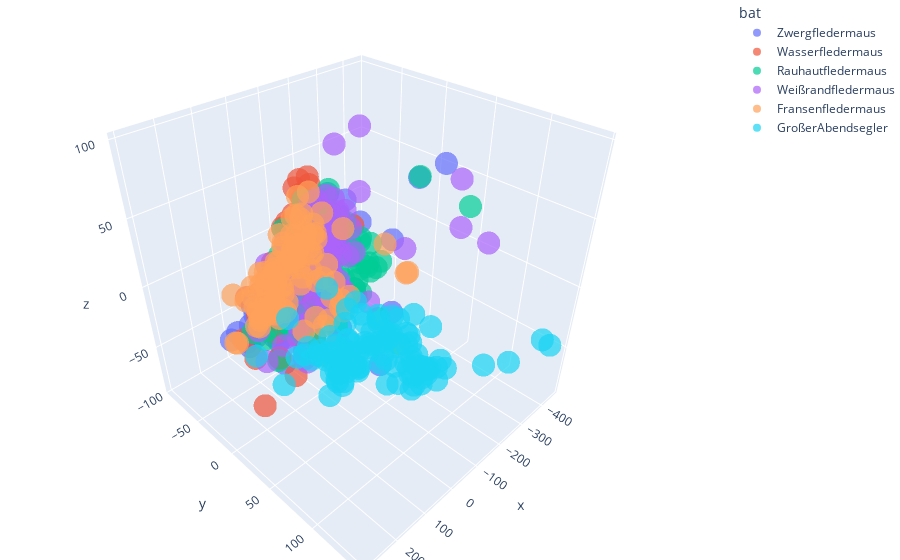

Here is the notebook cell this chart was saved with:
### Markdown cell above
##### Plot 3D PCA exklusive Rauschen

### Code cell
df = px.data.iris()
fig = px.scatter_3d(only_bat_reduced_data_3D, x='x', y='y', z='z', color='bat', 
                    opacity=0.7)
fig.update_layout(margin=dict(l=0, r=0, b=0, t=0))
fig.show()
